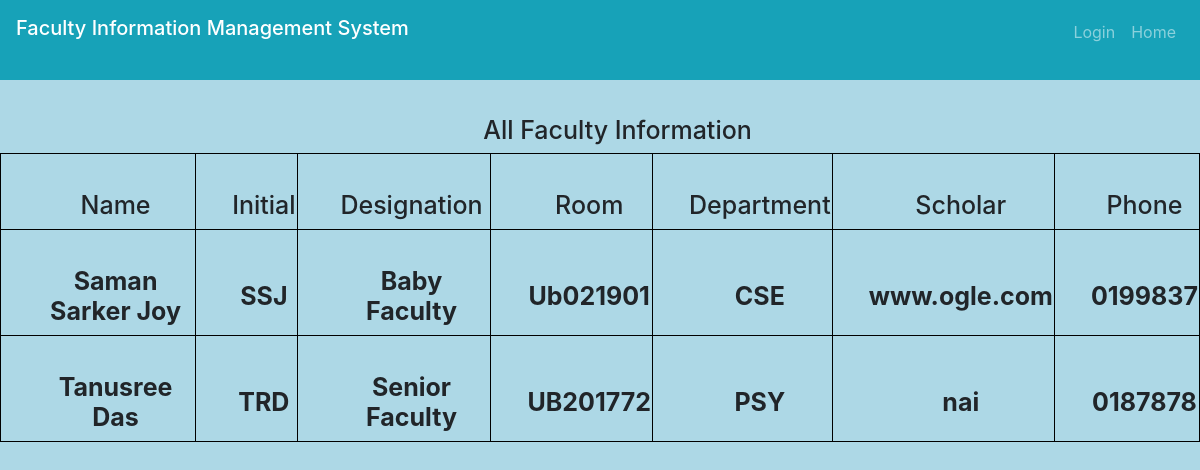
Page /allFacultyInfoStudent.php on the committed database.
### tables this page shows
CREATE TABLE `faculty_information` (
  `id` varchar(244) NOT NULL,
  `name` varchar(244) NOT NULL,
  `initial` varchar(244) NOT NULL,
  `des` varchar(244) NOT NULL,
  `room` varchar(244) NOT NULL,
  `dep` varchar(244) NOT NULL,
  `scholar` varchar(244) NOT NULL,
  `phone` varchar(244) NOT NULL
);

### allFacultyInfoStudent.php (the view, shortened to what this page needs)
<?php include("header.php"); ?>
<!DOCTYPE html>
<body>
  <body style='background-color: #ADD8E6'>
    <nav class="navbar navbar-expand-sm bg-info navbar-dark">
        <?php
        include("includes/connection.php");
        ?>
    </nav>
    <h3 style="text-align:center;padding-left:35px;padding-top:35px;color: black#A9A9A9;font-size:25px;">All Faculty Information</h3>
    <table class="center">
    <tr>
    <th><h2 style="text-align:center;padding-left:35px;padding-top:35px;color: black#A9A9A9;font-size:25px;">Name</h3></th>
    <th><h2 style="text-align:center;padding-left:35px;padding-top:35px;color: black#A9A9A9;font-size:25px;">Initial</h3></th>
    <th><h2 style="text-align:center;padding-left:35px;padding-top:35px;color: black#A9A9A9;font-size:25px;">Designation</h3></th>
    <th><h2 style="text-align:center;padding-left:35px;padding-top:35px;color: black#A9A9A9;font-size:25px;">Room</h3></th>
    <th><h2 style="text-align:center;padding-left:35px;padding-top:35px;color: black#A9A9A9;font-size:25px;">Department</h3></th>
    <th><h2 style="text-align:center;padding-left:35px;padding-top:35px;color: black#A9A9A9;font-size:25px;">Scholar</h3></th>
    <th><h2 style="text-align:center;padding-left:35px;padding-top:35px;color: black#A9A9A9;font-size:25px;">Phone</h3></th>
    </tr>
    <?php
    $query_run = mysqli_query($connect, "select * from faculty_information");
    while($data = mysqli_fetch_array($query_run))
    {
    ?>
    <tr>
    <th><h3 style="text-align:center;padding-left:35px;padding-top:35px;color: black#A9A9A9;font-size:25px;"><?php echo "<b>" . $data['name'] . "</b>" ?></h3></th>
    <th><h3 style="text-align:center;padding-left:35px;padding-top:35px;color: black#A9A9A9;font-size:25px;"><?php echo "<b>" . $data['initial'] . "</b>" ?></h3></th>
    <th><h3 style="text-align:center;padding-left:35px;padding-top:35px;color: black#A9A9A9;font-size:25px;"><?php echo "<b>" . $data['des'] . "</b>" ?></h3></th>
    <th><h3 style="text-align:center;padding-left:35px;padding-top:35px;color: black#A9A9A9;font-size:25px;"><?php echo "<b>" . $data['room'] . "</b>" ?></h3></th>
    <th><h3 style="text-align:center;padding-left:35px;padding-top:35px;color: black#A9A9A9;font-size:25px;"><?php echo "<b>" . $data['dep'] . "</b>" ?></h3></th>
    <th><h3 style="text-align:center;padding-left:35px;padding-top:35px;color: black#A9A9A9;font-size:25px;"><?php echo "<b>" . $data['scholar'] . "</b>" ?></h3></th>
    <th><h3 style="text-align:center;padding-left:35px;padding-top:35px;color: black#A9A9A9;font-size:25px;"><?php echo "<b>" . $data['phone'] . "</b>" ?></h3></th>
</tr>
    <?php
    }
    ?>
    </table>
  </body>
</html>

### allFacultyInfoStudent.php (style rules this page uses)
table, th, td { border: 1px solid black; }
.center { margin-left: auto; margin-right: auto; }

### rows in the picture
faculty_information: name "Saman Sarker Joy", initial "SSJ", des "Baby Faculty", room "Ub021901", dep "CSE", scholar "www.ogle.com", phone "0199837"
faculty_information: name "Tanusree Das", initial "TRD", des "Senior Faculty", room "UB201772", dep "PSY", scholar "nai", phone "0187878"
